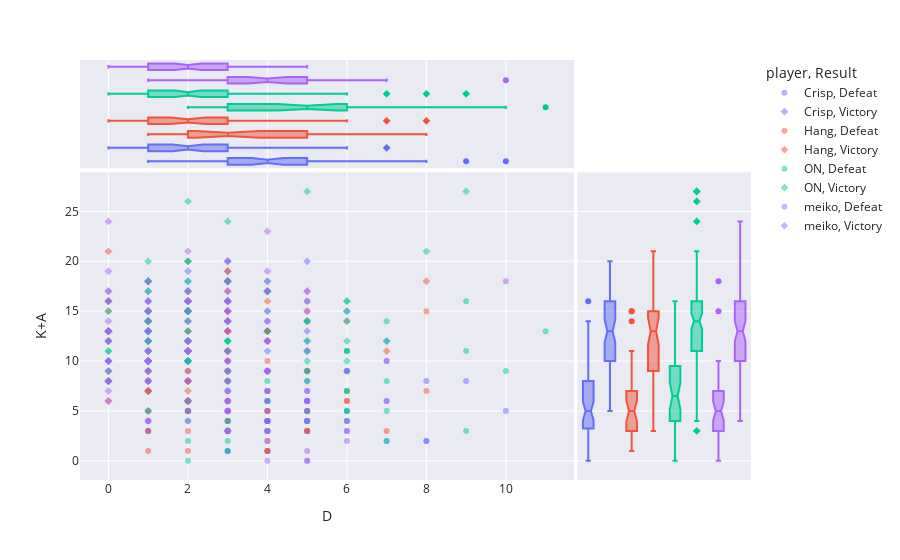

The notebook cell this image was saved under:
### Code cell
fig = px.scatter(df_total, x="D", y="K+A",
             color='player', hover_data = ["player","Game","Champion"],marginal_x="box",marginal_y="box", opacity= 0.5, symbol = 'Result')
symbol_template = "seaborn"
fig.update_layout(template=symbol_template)
fig.show()

### Figure 1 — Plotly figure (JSON) as saved in the notebook; plotly's stock layout.template omitted (floating-point values rounded to 4 significant figures; data arrays with more than 128 entries replaced by an {"elided": "..."} marker saying what was removed)
{"data": [{"customdata": {"elided": "63x3 str values"}, "hovertemplate": "player=%{customdata[0]}<br>Result=Defeat<br>D=%{x}<br>K+A=%{y}<br>Game=%{customdata[1]}<br>Champion=%{customdata[2]}<extra></extra>", "legendgroup": "Crisp, Defeat", "marker": {"color": "#636efa", "opacity": 0.5, "symbol": "circle"}, "mode": "markers", "name": "Crisp, Defeat", "orientation": "v", "showlegend": true, "type": "scatter", "x": [5, 3, 3, 4, 5, 4, 4, 5, 5, 6, 8, 6, 3, 4, 8, 2, 1, 4, 5, 5, 9, 4, 5, 4, 4, 5, 4, 7, 3, 4, 10, 2, 7, 4, 4, 3, 5, 3, 1, 2, 4, 3, 5, 2, 6, 3, 2, 5, 5, 6, 1, 8, 1, 6, 3, 5, 4, 4, 1, 5, 7, 5, 4], "xaxis": "x", "y": [6, 10, 8, 12, 16, 6, 6, 6, 4, 9, 2, 4, 4, 14, 2, 5, 3, 13, 4, 6, 8, 4, 3, 4, 4, 3, 4, 10, 1, 4, 5, 6, 6, 1, 3, 1, 7, 6, 3, 8, 9, 3, 0, 5, 5, 4, 9, 8, 5, 3, 8, 8, 4, 9, 9, 9, 3, 5, 9, 9, 2, 5, 1], "yaxis": "y"}, {"alignmentgroup": "True", "customdata": {"elided": "63x3 str values"}, "hovertemplate": "player=%{customdata[0]}<br>Result=Defeat<br>D=%{x}<br>Game=%{customdata[1]}<br>Champion=%{customdata[2]}<extra></extra>", "legendgroup": "Crisp, Defeat", "marker": {"color": "#636efa", "symbol": "circle"}, "name": "Crisp, Defeat", "notched": true, "offsetgroup": "Crisp, Defeat", "showlegend": false, "type": "box", "x": [5, 3, 3, 4, 5, 4, 4, 5, 5, 6, 8, 6, 3, 4, 8, 2, 1, 4, 5, 5, 9, 4, 5, 4, 4, 5, 4, 7, 3, 4, 10, 2, 7, 4, 4, 3, 5, 3, 1, 2, 4, 3, 5, 2, 6, 3, 2, 5, 5, 6, 1, 8, 1, 6, 3, 5, 4, 4, 1, 5, 7, 5, 4], "xaxis": "x3", "yaxis": "y3"}, {"alignmentgroup": "True", "customdata": {"elided": "63x3 str values"}, "hovertemplate": "player=%{customdata[0]}<br>Result=Defeat<br>K+A=%{y}<br>Game=%{customdata[1]}<br>Champion=%{customdata[2]}<extra></extra>", "legendgroup": "Crisp, Defeat", "marker": {"color": "#636efa", "symbol": "circle"}, "name": "Crisp, Defeat", "notched": true, "offsetgroup": "Crisp, Defeat", "showlegend": false, "type": "box", "xaxis": "x2", "y": [6, 10, 8, 12, 16, 6, 6, 6, 4, 9, 2, 4, 4, 14, 2, 5, 3, 13, 4, 6, 8, 4, 3, 4, 4, 3, 4, 10, 1, 4, 5, 6, 6, 1, 3, 1, 7, 6, 3, 8, 9, 3, 0, 5, 5, 4, 9, 8, 5, 3, 8, 8, 4, 9, 9, 9, 3, 5, 9, 9, 2, 5, 1], "yaxis": "y2"}, {"customdata": {"elided": "66x3 str values"}, "hovertemplate": "player=%{customdata[0]}<br>Result=Victory<br>D=%{x}<br>K+A=%{y}<br>Game=%{customdata[1]}<br>Champion=%{customdata[2]}<extra></extra>", "legendgroup": "Crisp, Victory", "marker": {"color": "#636efa", "opacity": 0.5, "symbol": "diamond"}, "mode": "markers", "name": "Crisp, Victory", "orientation": "v", "showlegend": true, "type": "scatter", "x": [1, 3, 2, 2, 2, 2, 3, 4, 3, 3, 2, 2, 1, 2, 2, 7, 0, 0, 3, 1, 5, 2, 2, 1, 1, 4, 4, 2, 0, 3, 2, 3, 2, 3, 1, 4, 0, 0, 3, 5, 2, 0, 1, 2, 2, 1, 1, 3, 1, 2, 0, 2, 1, 1, 5, 1, 0, 5, 0, 1, 3, 6, 0, 2, 0, 0], "xaxis": "x", "y": [18, 16, 10, 16, 12, 8, 18, 9, 13, 18, 15, 11, 7, 13, 10, 12, 13, 16, 9, 16, 13, 10, 16, 15, 13, 11, 12, 12, 10, 16, 12, 19, 18, 11, 17, 13, 9, 13, 15, 12, 10, 10, 16, 8, 19, 13, 10, 16, 7, 11, 8, 6, 14, 13, 14, 5, 8, 20, 13, 13, 8, 15, 17, 15, 13, 10], "yaxis": "y"}, {"alignmentgroup": "True", "customdata": {"elided": "66x3 str values"}, "hovertemplate": "player=%{customdata[0]}<br>Result=Victory<br>D=%{x}<br>Game=%{customdata[1]}<br>Champion=%{customdata[2]}<extra></extra>", "legendgroup": "Crisp, Victory", "marker": {"color": "#636efa", "symbol": "diamond"}, "name": "Crisp, Victory", "notched": true, "offsetgroup": "Crisp, Victory", "showlegend": false, "type": "box", "x": [1, 3, 2, 2, 2, 2, 3, 4, 3, 3, 2, 2, 1, 2, 2, 7, 0, 0, 3, 1, 5, 2, 2, 1, 1, 4, 4, 2, 0, 3, 2, 3, 2, 3, 1, 4, 0, 0, 3, 5, 2, 0, 1, 2, 2, 1, 1, 3, 1, 2, 0, 2, 1, 1, 5, 1, 0, 5, 0, 1, 3, 6, 0, 2, 0, 0], "xaxis": "x3", "yaxis": "y3"}, {"alignmentgroup": "True", "customdata": {"elided": "66x3 str values"}, "hovertemplate": "player=%{customdata[0]}<br>Result=Victory<br>K+A=%{y}<br>Game=%{customdata[1]}<br>Champion=%{customdata[2]}<extra></extra>", "legendgroup": "Crisp, Victory", "marker": {"color": "#636efa", "symbol": "diamond"}, "name": "Crisp, Victory", "notched": true, "offsetgroup": "Crisp, Victory", "showlegend": false, "type": "box", "xaxis": "x2", "y": [18, 16, 10, 16, 12, 8, 18, 9, 13, 18, 15, 11, 7, 13, 10, 12, 13, 16, 9, 16, 13, 10, 16, 15, 13, 11, 12, 12, 10, 16, 12, 19, 18, 11, 17, 13, 9, 13, 15, 12, 10, 10, 16, 8, 19, 13, 10, 16, 7, 11, 8, 6, 14, 13, 14, 5, 8, 20, 13, 13, 8, 15, 17, 15, 13, 10], "yaxis": "y2"}, {"customdata": [["Hang", "LNG Esports vs WBG", "Nautilus"], ["Hang", "LNG Esports vs WBG", "Alistar"], ["Hang", "LNG Esports vs WBG", "Rell"], ["Hang", "WBG vs LNG Esports", "Leona"], ["Hang", "WBG vs LNG Esports", "Rell"], ["Hang", "WBG vs LNG Esports", "Alistar"], ["Hang", "LNG Esports vs Top Esports", "Braum"], ["Hang", "LNG Esports vs Top Esports", "Rakan"], ["Hang", "LNG Esports vs Top Esports", "Nautilus"], ["Hang", "LNG Esports vs AL", "Nautilus"], ["Hang", "LNG Esports vs LGD Gaming", "Alistar"], ["Hang", "LNG Esports vs JD Gaming", "Rakan"], ["Hang", "LNG Esports vs FPX", "Alistar"], ["Hang", "LNG Esports vs FPX", "Rakan"], ["Hang", "LNG Esports vs BLG", "Rakan"], ["Hang", "LNG Esports vs WBG", "Alistar"], ["Hang", "LNG Esports vs OMG", "Nautilus"], ["Hang", "Top Esports vs LNG Esports", "Rakan"], ["Hang", "Top Esports vs LNG Esports", "Rell"], ["Hang", "LNG Esports vs Rare Atom", "Leona"], ["Hang", "LNG Esports vs Rare Atom", "Ornn"], ["Hang", "LNG Esports vs Top Esports", "Nautilus"], ["Hang", "LNG Esports vs Top Esports", "Rakan"], ["Hang", "LNG Esports vs WBG", "Tahm Kench"], ["Hang", "LNG Esports vs WBG", "Nami"], ["Hang", "LNG Esports vs WBG", "Bard"], ["Hang", "Rare Atom vs LNG Esports", "Rakan"], ["Hang", "IG vs LNG Esports", "Renata Glasc"], ["Hang", "LGD Gaming vs LNG Esports", "Nautilus"], ["Hang", "LGD Gaming vs LNG Esports", "Rakan"], ["Hang", "LNG Esports vs Ultra Prime", "Milio"], ["Hang", "NIP vs LNG Esports", "Tahm Kench"], ["Hang", "NIP vs LNG Esports", "Renata Glasc"], ["Hang", "LNG Esports vs Top Esports", "Milio"], ["Hang", "LNG Esports vs Top Esports", "Tahm Kench"]], "hovertemplate": "player=%{customdata[0]}<br>Result=Defeat<br>D=%{x}<br>K+A=%{y}<br>Game=%{customdata[1]}<br>Champion=%{customdata[2]}<extra></extra>", "legendgroup": "Hang, Defeat", "marker": {"color": "#EF553B", "opacity": 0.5, "symbol": "circle"}, "mode": "markers", "name": "Hang, Defeat", "orientation": "v", "showlegend": true, "type": "scatter", "x": [6, 7, 3, 3, 5, 5, 2, 2, 5, 2, 4, 1, 3, 4, 4, 8, 6, 4, 2, 4, 1, 3, 2, 3, 4, 5, 8, 3, 1, 6, 3, 2, 1, 4, 1], "xaxis": "x", "y": [6, 3, 11, 3, 14, 3, 1, 6, 5, 15, 7, 8, 8, 10, 1, 7, 6, 5, 5, 5, 7, 10, 3, 4, 2, 3, 15, 5, 3, 7, 6, 5, 5, 1, 1], "yaxis": "y"}, {"alignmentgroup": "True", "customdata": [["Hang", "LNG Esports vs WBG", "Nautilus"], ["Hang", "LNG Esports vs WBG", "Alistar"], ["Hang", "LNG Esports vs WBG", "Rell"], ["Hang", "WBG vs LNG Esports", "Leona"], ["Hang", "WBG vs LNG Esports", "Rell"], ["Hang", "WBG vs LNG Esports", "Alistar"], ["Hang", "LNG Esports vs Top Esports", "Braum"], ["Hang", "LNG Esports vs Top Esports", "Rakan"], ["Hang", "LNG Esports vs Top Esports", "Nautilus"], ["Hang", "LNG Esports vs AL", "Nautilus"], ["Hang", "LNG Esports vs LGD Gaming", "Alistar"], ["Hang", "LNG Esports vs JD Gaming", "Rakan"], ["Hang", "LNG Esports vs FPX", "Alistar"], ["Hang", "LNG Esports vs FPX", "Rakan"], ["Hang", "LNG Esports vs BLG", "Rakan"], ["Hang", "LNG Esports vs WBG", "Alistar"], ["Hang", "LNG Esports vs OMG", "Nautilus"], ["Hang", "Top Esports vs LNG Esports", "Rakan"], ["Hang", "Top Esports vs LNG Esports", "Rell"], ["Hang", "LNG Esports vs Rare Atom", "Leona"], ["Hang", "LNG Esports vs Rare Atom", "Ornn"], ["Hang", "LNG Esports vs Top Esports", "Nautilus"], ["Hang", "LNG Esports vs Top Esports", "Rakan"], ["Hang", "LNG Esports vs WBG", "Tahm Kench"], ["Hang", "LNG Esports vs WBG", "Nami"], ["Hang", "LNG Esports vs WBG", "Bard"], ["Hang", "Rare Atom vs LNG Esports", "Rakan"], ["Hang", "IG vs LNG Esports", "Renata Glasc"], ["Hang", "LGD Gaming vs LNG Esports", "Nautilus"], ["Hang", "LGD Gaming vs LNG Esports", "Rakan"], ["Hang", "LNG Esports vs Ultra Prime", "Milio"], ["Hang", "NIP vs LNG Esports", "Tahm Kench"], ["Hang", "NIP vs LNG Esports", "Renata Glasc"], ["Hang", "LNG Esports vs Top Esports", "Milio"], ["Hang", "LNG Esports vs Top Esports", "Tahm Kench"]], "hovertemplate": "player=%{customdata[0]}<br>Result=Defeat<br>D=%{x}<br>Game=%{customdata[1]}<br>Champion=%{customdata[2]}<extra></extra>", "legendgroup": "Hang, Defeat", "marker": {"color": "#EF553B", "symbol": "circle"}, "name": "Hang, Defeat", "notched": true, "offsetgroup": "Hang, Defeat", "showlegend": false, "type": "box", "x": [6, 7, 3, 3, 5, 5, 2, 2, 5, 2, 4, 1, 3, 4, 4, 8, 6, 4, 2, 4, 1, 3, 2, 3, 4, 5, 8, 3, 1, 6, 3, 2, 1, 4, 1], "xaxis": "x3", "yaxis": "y3"}, {"alignmentgroup": "True", "customdata": [["Hang", "LNG Esports vs WBG", "Nautilus"], ["Hang", "LNG Esports vs WBG", "Alistar"], ["Hang", "LNG Esports vs WBG", "Rell"], ["Hang", "WBG vs LNG Esports", "Leona"], ["Hang", "WBG vs LNG Esports", "Rell"], ["Hang", "WBG vs LNG Esports", "Alistar"], ["Hang", "LNG Esports vs Top Esports", "Braum"], ["Hang", "LNG Esports vs Top Esports", "Rakan"], ["Hang", "LNG Esports vs Top Esports", "Nautilus"], ["Hang", "LNG Esports vs AL", "Nautilus"], ["Hang", "LNG Esports vs LGD Gaming", "Alistar"], ["Hang", "LNG Esports vs JD Gaming", "Rakan"], ["Hang", "LNG Esports vs FPX", "Alistar"], ["Hang", "LNG Esports vs FPX", "Rakan"], ["Hang", "LNG Esports vs BLG", "Rakan"], ["Hang", "LNG Esports vs WBG", "Alistar"], ["Hang", "LNG Esports vs OMG", "Nautilus"], ["Hang", "Top Esports vs LNG Esports", "Rakan"], ["Hang", "Top Esports vs LNG Esports", "Rell"], ["Hang", "LNG Esports vs Rare Atom", "Leona"], ["Hang", "LNG Esports vs Rare Atom", "Ornn"], ["Hang", "LNG Esports vs Top Esports", "Nautilus"], ["Hang", "LNG Esports vs Top Esports", "Rakan"], ["Hang", "LNG Esports vs WBG", "Tahm Kench"], ["Hang", "LNG Esports vs WBG", "Nami"], ["Hang", "LNG Esports vs WBG", "Bard"], ["Hang", "Rare Atom vs LNG Esports", "Rakan"], ["Hang", "IG vs LNG Esports", "Renata Glasc"], ["Hang", "LGD Gaming vs LNG Esports", "Nautilus"], ["Hang", "LGD Gaming vs LNG Esports", "Rakan"], ["Hang", "LNG Esports vs Ultra Prime", "Milio"], ["Hang", "NIP vs LNG Esports", "Tahm Kench"], ["Hang", "NIP vs LNG Esports", "Renata Glasc"], ["Hang", "LNG Esports vs Top Esports", "Milio"], ["Hang", "LNG Esports vs Top Esports", "Tahm Kench"]], "hovertemplate": "player=%{customdata[0]}<br>Result=Defeat<br>K+A=%{y}<br>Game=%{customdata[1]}<br>Champion=%{customdata[2]}<extra></extra>", "legendgroup": "Hang, Defeat", "marker": {"color": "#EF553B", "symbol": "circle"}, "name": "Hang, Defeat", "notched": true, "offsetgroup": "Hang, Defeat", "showlegend": false, "type": "box", "xaxis": "x2", "y": [6, 3, 11, 3, 14, 3, 1, 6, 5, 15, 7, 8, 8, 10, 1, 7, 6, 5, 5, 5, 7, 10, 3, 4, 2, 3, 15, 5, 3, 7, 6, 5, 5, 1, 1], "yaxis": "y2"}, {"customdata": {"elided": "50x3 str values"}, "hovertemplate": "player=%{customdata[0]}<br>Result=Victory<br>D=%{x}<br>K+A=%{y}<br>Game=%{customdata[1]}<br>Champion=%{customdata[2]}<extra></extra>", "legendgroup": "Hang, Victory", "marker": {"color": "#EF553B", "opacity": 0.5, "symbol": "diamond"}, "mode": "markers", "name": "Hang, Victory", "orientation": "v", "showlegend": true, "type": "scatter", "x": [5, 3, 3, 4, 3, 4, 3, 0, 4, 5, 1, 1, 1, 0, 2, 2, 3, 2, 3, 2, 0, 2, 2, 2, 3, 2, 7, 2, 3, 3, 8, 2, 0, 4, 3, 4, 3, 0, 6, 1, 1, 2, 4, 0, 2, 2, 1, 3, 1, 1], "xaxis": "x", "y": [15, 19, 13, 16, 15, 17, 15, 12, 13, 9, 7, 9, 11, 21, 7, 8, 13, 12, 13, 9, 6, 11, 11, 11, 11, 20, 11, 6, 17, 9, 18, 8, 13, 9, 14, 13, 18, 15, 14, 12, 14, 6, 12, 16, 15, 13, 18, 3, 15, 14], "yaxis": "y"}, {"alignmentgroup": "True", "customdata": {"elided": "50x3 str values"}, "hovertemplate": "player=%{customdata[0]}<br>Result=Victory<br>D=%{x}<br>Game=%{customdata[1]}<br>Champion=%{customdata[2]}<extra></extra>", "legendgroup": "Hang, Victory", "marker": {"color": "#EF553B", "symbol": "diamond"}, "name": "Hang, Victory", "notched": true, "offsetgroup": "Hang, Victory", "showlegend": false, "type": "box", "x": [5, 3, 3, 4, 3, 4, 3, 0, 4, 5, 1, 1, 1, 0, 2, 2, 3, 2, 3, 2, 0, 2, 2, 2, 3, 2, 7, 2, 3, 3, 8, 2, 0, 4, 3, 4, 3, 0, 6, 1, 1, 2, 4, 0, 2, 2, 1, 3, 1, 1], "xaxis": "x3", "yaxis": "y3"}, {"alignmentgroup": "True", "customdata": {"elided": "50x3 str values"}, "hovertemplate": "player=%{customdata[0]}<br>Result=Victory<br>K+A=%{y}<br>Game=%{customdata[1]}<br>Champion=%{customdata[2]}<extra></extra>", "legendgroup": "Hang, Victory", "marker": {"color": "#EF553B", "symbol": "diamond"}, "name": "Hang, Victory", "notched": true, "offsetgroup": "Hang, Victory", "showlegend": false, "type": "box", "xaxis": "x2", "y": [15, 19, 13, 16, 15, 17, 15, 12, 13, 9, 7, 9, 11, 21, 7, 8, 13, 12, 13, 9, 6, 11, 11, 11, 11, 20, 11, 6, 17, 9, 18, 8, 13, 9, 14, 13, 18, 15, 14, 12, 14, 6, 12, 16, 15, 13, 18, 3, 15, 14], "yaxis": "y2"}, {"customdata": [["ON", "BLG vs T1", "Rell"], ["ON", "BLG vs T1", "Rakan"], ["ON", "BLG vs T1", "Rakan"], ["ON", "HLE vs BLG", "Rell"], ["ON", "G2 Esports vs BLG", "Renata Glasc"], ["ON", "BLG vs T1", "Poppy"], ["ON", "BLG vs LNG Esports", "Rell"], ["ON", "BLG vs Top Esports", "Rell"], ["ON", "BLG vs AL", "Nautilus"], ["ON", "NIP vs BLG", "Leona"], ["ON", "WBG vs BLG", "Nautilus"], ["ON", "JD Gaming vs BLG", "Ornn"], ["ON", "LNG Esports vs BLG", "Leona"], ["ON", "LNG Esports vs BLG", "Rakan"], ["ON", "Top Esports vs BLG", "Renata Glasc"], ["ON", "BLG vs T1", "Rakan"], ["ON", "BLG vs T1", "Nautilus"], ["ON", "LGD Gaming vs BLG", "Rell"], ["ON", "LGD Gaming vs BLG", "Nautilus"], ["ON", "Team WE vs BLG", "Camille"], ["ON", "GEN vs BLG", "Nautilus"], ["ON", "GEN vs BLG", "Ashe"], ["ON", "GEN vs BLG", "Nami"], ["ON", "BLG vs T1", "Nautilus"], ["ON", "BLG vs T1", "Kalista"], ["ON", "GEN vs BLG", "Renata Glasc"], ["ON", "GEN vs BLG", "Tahm Kench"], ["ON", "GEN vs BLG", "Ashe"], ["ON", "T1 vs BLG", "Renata Glasc"], ["ON", "BLG vs PSG Talon", "Rakan"], ["ON", "BLG vs PSG Talon", "Renata Glasc"], ["ON", "BLG vs Top Esports", "Kalista"], ["ON", "BLG vs Top Esports", "Rell"], ["ON", "BLG vs Top Esports", "Lux"], ["ON", "BLG vs NIP", "Rakan"], ["ON", "OMG vs BLG", "Rakan"], ["ON", "JD Gaming vs BLG", "Lux"], ["ON", "IG vs BLG", "Milio"], ["ON", "IG vs BLG", "Renata Glasc"], ["ON", "BLG vs Top Esports", "Rakan"]], "hovertemplate": "player=%{customdata[0]}<br>Result=Defeat<br>D=%{x}<br>K+A=%{y}<br>Game=%{customdata[1]}<br>Champion=%{customdata[2]}<extra></extra>", "legendgroup": "ON, Defeat", "marker": {"color": "#00cc96", "opacity": 0.5, "symbol": "circle"}, "mode": "markers", "name": "ON, Defeat", "orientation": "v", "showlegend": true, "type": "scatter", "x": [5, 2, 3, 6, 3, 5, 7, 10, 5, 2, 7, 3, 3, 6, 7, 5, 4, 3, 6, 4, 9, 11, 2, 6, 6, 6, 7, 5, 3, 3, 5, 9, 9, 2, 6, 6, 4, 4, 4, 3], "xaxis": "x", "y": [5, 6, 3, 7, 2, 4, 8, 9, 9, 0, 5, 8, 5, 5, 14, 4, 6, 12, 11, 9, 3, 13, 10, 11, 4, 11, 2, 4, 4, 7, 11, 16, 11, 2, 7, 5, 8, 3, 7, 1], "yaxis": "y"}, {"alignmentgroup": "True", "customdata": [["ON", "BLG vs T1", "Rell"], ["ON", "BLG vs T1", "Rakan"], ["ON", "BLG vs T1", "Rakan"], ["ON", "HLE vs BLG", "Rell"], ["ON", "G2 Esports vs BLG", "Renata Glasc"], ["ON", "BLG vs T1", "Poppy"], ["ON", "BLG vs LNG Esports", "Rell"], ["ON", "BLG vs Top Esports", "Rell"], ["ON", "BLG vs AL", "Nautilus"], ["ON", "NIP vs BLG", "Leona"], ["ON", "WBG vs BLG", "Nautilus"], ["ON", "JD Gaming vs BLG", "Ornn"], ["ON", "LNG Esports vs BLG", "Leona"], ["ON", "LNG Esports vs BLG", "Rakan"], ["ON", "Top Esports vs BLG", "Renata Glasc"], ["ON", "BLG vs T1", "Rakan"], ["ON", "BLG vs T1", "Nautilus"], ["ON", "LGD Gaming vs BLG", "Rell"], ["ON", "LGD Gaming vs BLG", "Nautilus"], ["ON", "Team WE vs BLG", "Camille"], ["ON", "GEN vs BLG", "Nautilus"], ["ON", "GEN vs BLG", "Ashe"], ["ON", "GEN vs BLG", "Nami"], ["ON", "BLG vs T1", "Nautilus"], ["ON", "BLG vs T1", "Kalista"], ["ON", "GEN vs BLG", "Renata Glasc"], ["ON", "GEN vs BLG", "Tahm Kench"], ["ON", "GEN vs BLG", "Ashe"], ["ON", "T1 vs BLG", "Renata Glasc"], ["ON", "BLG vs PSG Talon", "Rakan"], ["ON", "BLG vs PSG Talon", "Renata Glasc"], ["ON", "BLG vs Top Esports", "Kalista"], ["ON", "BLG vs Top Esports", "Rell"], ["ON", "BLG vs Top Esports", "Lux"], ["ON", "BLG vs NIP", "Rakan"], ["ON", "OMG vs BLG", "Rakan"], ["ON", "JD Gaming vs BLG", "Lux"], ["ON", "IG vs BLG", "Milio"], ["ON", "IG vs BLG", "Renata Glasc"], ["ON", "BLG vs Top Esports", "Rakan"]], "hovertemplate": "player=%{customdata[0]}<br>Result=Defeat<br>D=%{x}<br>Game=%{customdata[1]}<br>Champion=%{customdata[2]}<extra></extra>", "legendgroup": "ON, Defeat", "marker": {"color": "#00cc96", "symbol": "circle"}, "name": "ON, Defeat", "notched": true, "offsetgroup": "ON, Defeat", "showlegend": false, "type": "box", "x": [5, 2, 3, 6, 3, 5, 7, 10, 5, 2, 7, 3, 3, 6, 7, 5, 4, 3, 6, 4, 9, 11, 2, 6, 6, 6, 7, 5, 3, 3, 5, 9, 9, 2, 6, 6, 4, 4, 4, 3], "xaxis": "x3", "yaxis": "y3"}, {"alignmentgroup": "True", "customdata": [["ON", "BLG vs T1", "Rell"], ["ON", "BLG vs T1", "Rakan"], ["ON", "BLG vs T1", "Rakan"], ["ON", "HLE vs BLG", "Rell"], ["ON", "G2 Esports vs BLG", "Renata Glasc"], ["ON", "BLG vs T1", "Poppy"], ["ON", "BLG vs LNG Esports", "Rell"], ["ON", "BLG vs Top Esports", "Rell"], ["ON", "BLG vs AL", "Nautilus"], ["ON", "NIP vs BLG", "Leona"], ["ON", "WBG vs BLG", "Nautilus"], ["ON", "JD Gaming vs BLG", "Ornn"], ["ON", "LNG Esports vs BLG", "Leona"], ["ON", "LNG Esports vs BLG", "Rakan"], ["ON", "Top Esports vs BLG", "Renata Glasc"], ["ON", "BLG vs T1", "Rakan"], ["ON", "BLG vs T1", "Nautilus"], ["ON", "LGD Gaming vs BLG", "Rell"], ["ON", "LGD Gaming vs BLG", "Nautilus"], ["ON", "Team WE vs BLG", "Camille"], ["ON", "GEN vs BLG", "Nautilus"], ["ON", "GEN vs BLG", "Ashe"], ["ON", "GEN vs BLG", "Nami"], ["ON", "BLG vs T1", "Nautilus"], ["ON", "BLG vs T1", "Kalista"], ["ON", "GEN vs BLG", "Renata Glasc"], ["ON", "GEN vs BLG", "Tahm Kench"], ["ON", "GEN vs BLG", "Ashe"], ["ON", "T1 vs BLG", "Renata Glasc"], ["ON", "BLG vs PSG Talon", "Rakan"], ["ON", "BLG vs PSG Talon", "Renata Glasc"], ["ON", "BLG vs Top Esports", "Kalista"], ["ON", "BLG vs Top Esports", "Rell"], ["ON", "BLG vs Top Esports", "Lux"], ["ON", "BLG vs NIP", "Rakan"], ["ON", "OMG vs BLG", "Rakan"], ["ON", "JD Gaming vs BLG", "Lux"], ["ON", "IG vs BLG", "Milio"], ["ON", "IG vs BLG", "Renata Glasc"], ["ON", "BLG vs Top Esports", "Rakan"]], "hovertemplate": "player=%{customdata[0]}<br>Result=Defeat<br>K+A=%{y}<br>Game=%{customdata[1]}<br>Champion=%{customdata[2]}<extra></extra>", "legendgroup": "ON, Defeat", "marker": {"color": "#00cc96", "symbol": "circle"}, "name": "ON, Defeat", "notched": true, "offsetgroup": "ON, Defeat", "showlegend": false, "type": "box", "xaxis": "x2", "y": [5, 6, 3, 7, 2, 4, 8, 9, 9, 0, 5, 8, 5, 5, 14, 4, 6, 12, 11, 9, 3, 13, 10, 11, 4, 11, 2, 4, 4, 7, 11, 16, 11, 2, 7, 5, 8, 3, 7, 1], "yaxis": "y2"}, {"customdata": {"elided": "99x3 str values"}, "hovertemplate": "player=%{customdata[0]}<br>Result=Victory<br>D=%{x}<br>K+A=%{y}<br>Game=%{customdata[1]}<br>Champion=%{customdata[2]}<extra></extra>", "legendgroup": "ON, Victory", "marker": {"color": "#00cc96", "opacity": 0.5, "symbol": "diamond"}, "mode": "markers", "name": "ON, Victory", "orientation": "v", "showlegend": true, "type": "scatter", "x": [1, 1, 2, 5, 3, 5, 3, 1, 4, 1, 6, 7, 4, 6, 3, 1, 9, 2, 2, 5, 1, 0, 2, 8, 1, 0, 3, 1, 3, 2, 3, 2, 0, 1, 6, 2, 3, 2, 2, 1, 2, 3, 6, 0, 3, 5, 4, 2, 5, 5, 1, 2, 2, 2, 1, 2, 3, 1, 2, 3, 1, 2, 1, 1, 1, 5, 6, 0, 2, 1, 0, 2, 1, 0, 2, 6, 1, 1, 2, 3, 3, 4, 6, 4, 1, 3, 1, 4, 0, 2, 1, 0, 2, 0, 1, 0, 1, 1, 1], "xaxis": "x", "y": [10, 15, 11, 12, 3, 11, 18, 13, 18, 14, 14, 12, 17, 12, 24, 5, 27, 16, 16, 27, 11, 11, 26, 21, 10, 12, 16, 12, 12, 15, 16, 4, 8, 14, 15, 12, 9, 15, 15, 15, 5, 14, 16, 11, 11, 10, 17, 14, 14, 8, 10, 18, 15, 17, 9, 20, 14, 14, 12, 12, 12, 15, 14, 12, 20, 14, 10, 16, 11, 8, 13, 14, 12, 13, 17, 9, 10, 11, 20, 12, 20, 15, 16, 17, 17, 18, 10, 13, 15, 13, 13, 9, 10, 12, 18, 8, 18, 15, 13], "yaxis": "y"}, {"alignmentgroup": "True", "customdata": {"elided": "99x3 str values"}, "hovertemplate": "player=%{customdata[0]}<br>Result=Victory<br>D=%{x}<br>Game=%{customdata[1]}<br>Champion=%{customdata[2]}<extra></extra>", "legendgroup": "ON, Victory", "marker": {"color": "#00cc96", "symbol": "diamond"}, "name": "ON, Victory", "notched": true, "offsetgroup": "ON, Victory", "showlegend": false, "type": "box", "x": [1, 1, 2, 5, 3, 5, 3, 1, 4, 1, 6, 7, 4, 6, 3, 1, 9, 2, 2, 5, 1, 0, 2, 8, 1, 0, 3, 1, 3, 2, 3, 2, 0, 1, 6, 2, 3, 2, 2, 1, 2, 3, 6, 0, 3, 5, 4, 2, 5, 5, 1, 2, 2, 2, 1, 2, 3, 1, 2, 3, 1, 2, 1, 1, 1, 5, 6, 0, 2, 1, 0, 2, 1, 0, 2, 6, 1, 1, 2, 3, 3, 4, 6, 4, 1, 3, 1, 4, 0, 2, 1, 0, 2, 0, 1, 0, 1, 1, 1], "xaxis": "x3", "yaxis": "y3"}, {"alignmentgroup": "True", "customdata": {"elided": "99x3 str values"}, "hovertemplate": "player=%{customdata[0]}<br>Result=Victory<br>K+A=%{y}<br>Game=%{customdata[1]}<br>Champion=%{customdata[2]}<extra></extra>", "legendgroup": "ON, Victory", "marker": {"color": "#00cc96", "symbol": "diamond"}, "name": "ON, Victory", "notched": true, "offsetgroup": "ON, Victory", "showlegend": false, "type": "box", "xaxis": "x2", "y": [10, 15, 11, 12, 3, 11, 18, 13, 18, 14, 14, 12, 17, 12, 24, 5, 27, 16, 16, 27, 11, 11, 26, 21, 10, 12, 16, 12, 12, 15, 16, 4, 8, 14, 15, 12, 9, 15, 15, 15, 5, 14, 16, 11, 11, 10, 17, 14, 14, 8, 10, 18, 15, 17, 9, 20, 14, 14, 12, 12, 12, 15, 14, 12, 20, 14, 10, 16, 11, 8, 13, 14, 12, 13, 17, 9, 10, 11, 20, 12, 20, 15, 16, 17, 17, 18, 10, 13, 15, 13, 13, 9, 10, 12, 18, 8, 18, 15, 13], "yaxis": "y2"}, {"customdata": [["meiko", "Top Esports vs T1", "Leona"], ["meiko", "Top Esports vs T1", "Rell"], ["meiko", "Top Esports vs T1", "Leona"], ["meiko", "GEN vs Top Esports", "Rell"], ["meiko", "Top Esports vs WBG", "Leona"], ["meiko", "Top Esports vs WBG", "Alistar"], ["meiko", "Top Esports vs WBG", "Leona"], ["meiko", "BLG vs Top Esports", "Alistar"], ["meiko", "BLG vs Top Esports", "Alistar"], ["meiko", "BLG vs Top Esports", "Seraphine"], ["meiko", "Top Esports vs AL", "Poppy"], ["meiko", "LNG Esports vs Top Esports", "Leona"], ["meiko", "LNG Esports vs Top Esports", "Braum"], ["meiko", "Top Esports vs BLG", "Ornn"], ["meiko", "Top Esports vs BLG", "Ornn"], ["meiko", "T1 vs Top Esports", "Leona"], ["meiko", "T1 vs Top Esports", "Nautilus"], ["meiko", "T1 vs Top Esports", "Braum"], ["meiko", "Top Esports vs LNG Esports", "Braum"], ["meiko", "Top Esports vs G2 Esports", "Camille"], ["meiko", "Top Esports vs G2 Esports", "Renata Glasc"], ["meiko", "Top Esports vs G2 Esports", "Nautilus"], ["meiko", "GEN vs Top Esports", "Nami"], ["meiko", "GEN vs Top Esports", "Nami"], ["meiko", "GEN vs Top Esports", "Nautilus"], ["meiko", "Top Esports vs Fnatic", "Rumble"], ["meiko", "BLG vs Top Esports", "Rakan"], ["meiko", "BLG vs Top Esports", "Nautilus"], ["meiko", "BLG vs Top Esports", "Tahm Kench"], ["meiko", "Top Esports vs JD Gaming", "Leona"], ["meiko", "BLG vs Top Esports", "Thresh"], ["meiko", "BLG vs Top Esports", "Nami"], ["meiko", "BLG vs Top Esports", "Thresh"], ["meiko", "Top Esports vs AL", "Neeko"], ["meiko", "Top Esports vs JD Gaming", "Lulu"], ["meiko", "Top Esports vs JD Gaming", "Nautilus"], ["meiko", "Top Esports vs IG", "Milio"], ["meiko", "Top Esports vs FPX", "Renata Glasc"], ["meiko", "Top Esports vs FPX", "Ashe"], ["meiko", "BLG vs Top Esports", "Soraka"], ["meiko", "BLG vs Top Esports", "Nautilus"]], "hovertemplate": "player=%{customdata[0]}<br>Result=Defeat<br>D=%{x}<br>K+A=%{y}<br>Game=%{customdata[1]}<br>Champion=%{customdata[2]}<extra></extra>", "legendgroup": "meiko, Defeat", "marker": {"color": "#ab63fa", "opacity": 0.5, "symbol": "circle"}, "mode": "markers", "name": "meiko, Defeat", "orientation": "v", "showlegend": true, "type": "scatter", "x": [3, 4, 3, 7, 3, 5, 3, 10, 6, 3, 7, 6, 3, 5, 4, 4, 5, 5, 5, 5, 5, 4, 4, 2, 3, 5, 2, 5, 4, 3, 3, 4, 4, 6, 4, 4, 3, 1, 6, 3, 4], "xaxis": "x", "y": [7, 0, 3, 10, 3, 6, 5, 18, 3, 5, 6, 4, 5, 4, 6, 7, 5, 1, 15, 6, 0, 4, 7, 5, 6, 7, 4, 4, 9, 9, 6, 3, 9, 9, 5, 2, 3, 4, 2, 5, 3], "yaxis": "y"}, {"alignmentgroup": "True", "customdata": [["meiko", "Top Esports vs T1", "Leona"], ["meiko", "Top Esports vs T1", "Rell"], ["meiko", "Top Esports vs T1", "Leona"], ["meiko", "GEN vs Top Esports", "Rell"], ["meiko", "Top Esports vs WBG", "Leona"], ["meiko", "Top Esports vs WBG", "Alistar"], ["meiko", "Top Esports vs WBG", "Leona"], ["meiko", "BLG vs Top Esports", "Alistar"], ["meiko", "BLG vs Top Esports", "Alistar"], ["meiko", "BLG vs Top Esports", "Seraphine"], ["meiko", "Top Esports vs AL", "Poppy"], ["meiko", "LNG Esports vs Top Esports", "Leona"], ["meiko", "LNG Esports vs Top Esports", "Braum"], ["meiko", "Top Esports vs BLG", "Ornn"], ["meiko", "Top Esports vs BLG", "Ornn"], ["meiko", "T1 vs Top Esports", "Leona"], ["meiko", "T1 vs Top Esports", "Nautilus"], ["meiko", "T1 vs Top Esports", "Braum"], ["meiko", "Top Esports vs LNG Esports", "Braum"], ["meiko", "Top Esports vs G2 Esports", "Camille"], ["meiko", "Top Esports vs G2 Esports", "Renata Glasc"], ["meiko", "Top Esports vs G2 Esports", "Nautilus"], ["meiko", "GEN vs Top Esports", "Nami"], ["meiko", "GEN vs Top Esports", "Nami"], ["meiko", "GEN vs Top Esports", "Nautilus"], ["meiko", "Top Esports vs Fnatic", "Rumble"], ["meiko", "BLG vs Top Esports", "Rakan"], ["meiko", "BLG vs Top Esports", "Nautilus"], ["meiko", "BLG vs Top Esports", "Tahm Kench"], ["meiko", "Top Esports vs JD Gaming", "Leona"], ["meiko", "BLG vs Top Esports", "Thresh"], ["meiko", "BLG vs Top Esports", "Nami"], ["meiko", "BLG vs Top Esports", "Thresh"], ["meiko", "Top Esports vs AL", "Neeko"], ["meiko", "Top Esports vs JD Gaming", "Lulu"], ["meiko", "Top Esports vs JD Gaming", "Nautilus"], ["meiko", "Top Esports vs IG", "Milio"], ["meiko", "Top Esports vs FPX", "Renata Glasc"], ["meiko", "Top Esports vs FPX", "Ashe"], ["meiko", "BLG vs Top Esports", "Soraka"], ["meiko", "BLG vs Top Esports", "Nautilus"]], "hovertemplate": "player=%{customdata[0]}<br>Result=Defeat<br>D=%{x}<br>Game=%{customdata[1]}<br>Champion=%{customdata[2]}<extra></extra>", "legendgroup": "meiko, Defeat", "marker": {"color": "#ab63fa", "symbol": "circle"}, "name": "meiko, Defeat", "notched": true, "offsetgroup": "meiko, Defeat", "showlegend": false, "type": "box", "x": [3, 4, 3, 7, 3, 5, 3, 10, 6, 3, 7, 6, 3, 5, 4, 4, 5, 5, 5, 5, 5, 4, 4, 2, 3, 5, 2, 5, 4, 3, 3, 4, 4, 6, 4, 4, 3, 1, 6, 3, 4], "xaxis": "x3", "yaxis": "y3"}, {"alignmentgroup": "True", "customdata": [["meiko", "Top Esports vs T1", "Leona"], ["meiko", "Top Esports vs T1", "Rell"], ["meiko", "Top Esports vs T1", "Leona"], ["meiko", "GEN vs Top Esports", "Rell"], ["meiko", "Top Esports vs WBG", "Leona"], ["meiko", "Top Esports vs WBG", "Alistar"], ["meiko", "Top Esports vs WBG", "Leona"], ["meiko", "BLG vs Top Esports", "Alistar"], ["meiko", "BLG vs Top Esports", "Alistar"], ["meiko", "BLG vs Top Esports", "Seraphine"], ["meiko", "Top Esports vs AL", "Poppy"], ["meiko", "LNG Esports vs Top Esports", "Leona"], ["meiko", "LNG Esports vs Top Esports", "Braum"], ["meiko", "Top Esports vs BLG", "Ornn"], ["meiko", "Top Esports vs BLG", "Ornn"], ["meiko", "T1 vs Top Esports", "Leona"], ["meiko", "T1 vs Top Esports", "Nautilus"], ["meiko", "T1 vs Top Esports", "Braum"], ["meiko", "Top Esports vs LNG Esports", "Braum"], ["meiko", "Top Esports vs G2 Esports", "Camille"], ["meiko", "Top Esports vs G2 Esports", "Renata Glasc"], ["meiko", "Top Esports vs G2 Esports", "Nautilus"], ["meiko", "GEN vs Top Esports", "Nami"], ["meiko", "GEN vs Top Esports", "Nami"], ["meiko", "GEN vs Top Esports", "Nautilus"], ["meiko", "Top Esports vs Fnatic", "Rumble"], ["meiko", "BLG vs Top Esports", "Rakan"], ["meiko", "BLG vs Top Esports", "Nautilus"], ["meiko", "BLG vs Top Esports", "Tahm Kench"], ["meiko", "Top Esports vs JD Gaming", "Leona"], ["meiko", "BLG vs Top Esports", "Thresh"], ["meiko", "BLG vs Top Esports", "Nami"], ["meiko", "BLG vs Top Esports", "Thresh"], ["meiko", "Top Esports vs AL", "Neeko"], ["meiko", "Top Esports vs JD Gaming", "Lulu"], ["meiko", "Top Esports vs JD Gaming", "Nautilus"], ["meiko", "Top Esports vs IG", "Milio"], ["meiko", "Top Esports vs FPX", "Renata Glasc"], ["meiko", "Top Esports vs FPX", "Ashe"], ["meiko", "BLG vs Top Esports", "Soraka"], ["meiko", "BLG vs Top Esports", "Nautilus"]], "hovertemplate": "player=%{customdata[0]}<br>Result=Defeat<br>K+A=%{y}<br>Game=%{customdata[1]}<br>Champion=%{customdata[2]}<extra></extra>", "legendgroup": "meiko, Defeat", "marker": {"color": "#ab63fa", "symbol": "circle"}, "name": "meiko, Defeat", "notched": true, "offsetgroup": "meiko, Defeat", "showlegend": false, "type": "box", "xaxis": "x2", "y": [7, 0, 3, 10, 3, 6, 5, 18, 3, 5, 6, 4, 5, 4, 6, 7, 5, 1, 15, 6, 0, 4, 7, 5, 6, 7, 4, 4, 9, 9, 6, 3, 9, 9, 5, 2, 3, 4, 2, 5, 3], "yaxis": "y2"}, {"customdata": {"elided": "90x3 str values"}, "hovertemplate": "player=%{customdata[0]}<br>Result=Victory<br>D=%{x}<br>K+A=%{y}<br>Game=%{customdata[1]}<br>Champion=%{customdata[2]}<extra></extra>", "legendgroup": "meiko, Victory", "marker": {"color": "#ab63fa", "opacity": 0.5, "symbol": "diamond"}, "mode": "markers", "name": "meiko, Victory", "orientation": "v", "showlegend": true, "type": "scatter", "x": [3, 1, 1, 3, 1, 5, 3, 0, 1, 1, 2, 2, 2, 1, 3, 1, 5, 3, 1, 4, 4, 3, 4, 2, 5, 3, 0, 2, 3, 0, 3, 2, 5, 1, 1, 3, 1, 3, 4, 3, 1, 0, 1, 0, 3, 0, 1, 0, 2, 2, 2, 4, 4, 0, 0, 3, 4, 1, 3, 2, 3, 1, 2, 2, 3, 1, 4, 1, 3, 0, 4, 3, 3, 0, 2, 1, 0, 1, 2, 0, 0, 2, 1, 4, 4, 0, 0, 0, 0, 2], "xaxis": "x", "y": [20, 14, 10, 14, 10, 17, 20, 7, 4, 11, 6, 11, 16, 9, 16, 16, 16, 13, 8, 12, 9, 10, 15, 16, 17, 15, 6, 17, 6, 24, 7, 11, 11, 18, 10, 11, 8, 8, 14, 5, 10, 9, 15, 19, 16, 16, 13, 13, 12, 16, 21, 23, 17, 13, 10, 14, 17, 11, 17, 15, 16, 9, 11, 8, 10, 10, 19, 15, 18, 8, 12, 14, 15, 8, 14, 13, 17, 12, 17, 12, 8, 16, 8, 9, 18, 16, 13, 14, 12, 12], "yaxis": "y"}, {"alignmentgroup": "True", "customdata": {"elided": "90x3 str values"}, "hovertemplate": "player=%{customdata[0]}<br>Result=Victory<br>D=%{x}<br>Game=%{customdata[1]}<br>Champion=%{customdata[2]}<extra></extra>", "legendgroup": "meiko, Victory", "marker": {"color": "#ab63fa", "symbol": "diamond"}, "name": "meiko, Victory", "notched": true, "offsetgroup": "meiko, Victory", "showlegend": false, "type": "box", "x": [3, 1, 1, 3, 1, 5, 3, 0, 1, 1, 2, 2, 2, 1, 3, 1, 5, 3, 1, 4, 4, 3, 4, 2, 5, 3, 0, 2, 3, 0, 3, 2, 5, 1, 1, 3, 1, 3, 4, 3, 1, 0, 1, 0, 3, 0, 1, 0, 2, 2, 2, 4, 4, 0, 0, 3, 4, 1, 3, 2, 3, 1, 2, 2, 3, 1, 4, 1, 3, 0, 4, 3, 3, 0, 2, 1, 0, 1, 2, 0, 0, 2, 1, 4, 4, 0, 0, 0, 0, 2], "xaxis": "x3", "yaxis": "y3"}, {"alignmentgroup": "True", "customdata": {"elided": "90x3 str values"}, "hovertemplate": "player=%{customdata[0]}<br>Result=Victory<br>K+A=%{y}<br>Game=%{customdata[1]}<br>Champion=%{customdata[2]}<extra></extra>", "legendgroup": "meiko, Victory", "marker": {"color": "#ab63fa", "symbol": "diamond"}, "name": "meiko, Victory", "notched": true, "offsetgroup": "meiko, Victory", "showlegend": false, "type": "box", "xaxis": "x2", "y": [20, 14, 10, 14, 10, 17, 20, 7, 4, 11, 6, 11, 16, 9, 16, 16, 16, 13, 8, 12, 9, 10, 15, 16, 17, 15, 6, 17, 6, 24, 7, 11, 11, 18, 10, 11, 8, 8, 14, 5, 10, 9, 15, 19, 16, 16, 13, 13, 12, 16, 21, 23, 17, 13, 10, 14, 17, 11, 17, 15, 16, 9, 11, 8, 10, 10, 19, 15, 18, 8, 12, 14, 15, 8, 14, 13, 17, 12, 17, 12, 8, 16, 8, 9, 18, 16, 13, 14, 12, 12], "yaxis": "y2"}], "layout": {"legend": {"title": {"text": "player, Result"}, "tracegroupgap": 0}, "margin": {"t": 60}, "xaxis": {"anchor": "y", "domain": [0, 0.7363], "title": {"text": "D"}}, "xaxis2": {"anchor": "y2", "domain": [0.7413, 1], "matches": "x2", "showgrid": false, "showline": false, "showticklabels": false, "ticks": ""}, "xaxis3": {"anchor": "y3", "domain": [0, 0.7363], "matches": "x", "showgrid": true, "showticklabels": false}, "xaxis4": {"anchor": "y4", "domain": [0.7413, 1], "matches": "x2", "showgrid": false, "showline": false, "showticklabels": false, "ticks": ""}, "yaxis": {"anchor": "x", "domain": [0, 0.7326], "title": {"text": "K+A"}}, "yaxis2": {"anchor": "x2", "domain": [0, 0.7326], "matches": "y", "showgrid": true, "showticklabels": false}, "yaxis3": {"anchor": "x3", "domain": [0.7426, 1], "matches": "y3", "showgrid": false, "showline": false, "showticklabels": false, "ticks": ""}, "yaxis4": {"anchor": "x4", "domain": [0.7426, 1], "matches": "y3", "showgrid": true, "showline": false, "showticklabels": false, "ticks": ""}}}
